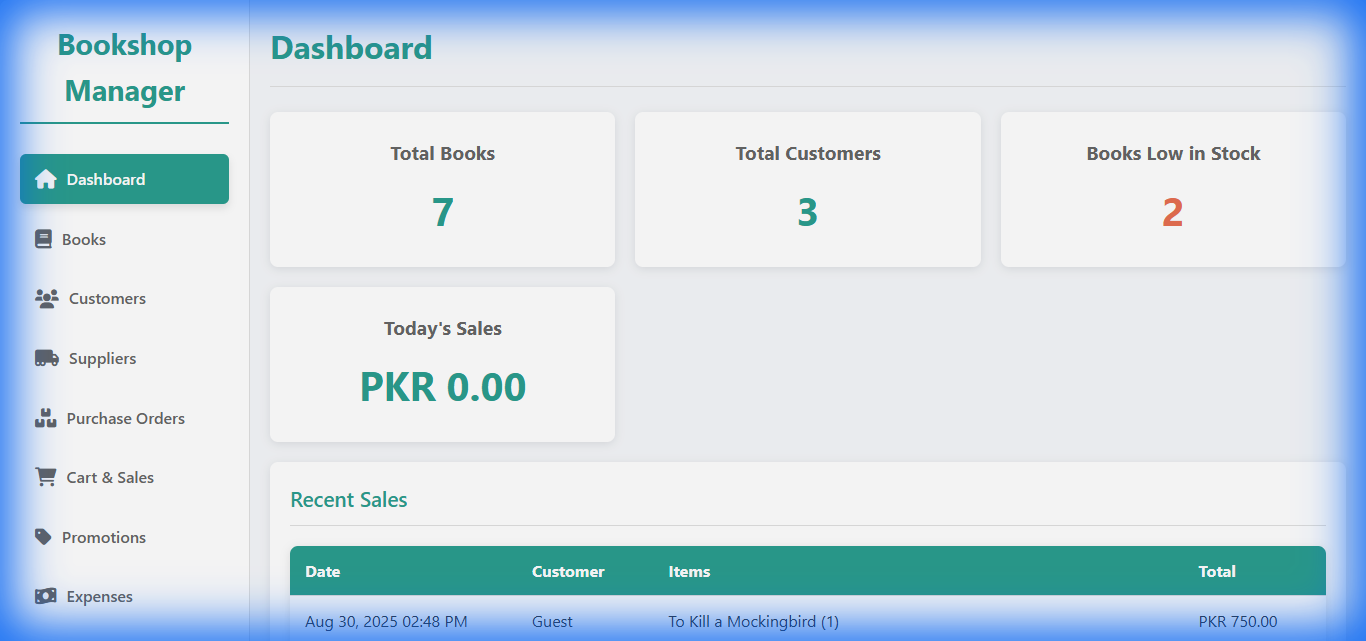
#> input picture dashboard_page_1769705115014.png, 1366 x 641 px
$ python images.py   (older library calls are emulated)
#> lines starting #> are read from the running program, lines starting #| are printed output that depends on the picture
import os
from PIL import Image, ImageDraw, ImageFont

# ---------------------------------------------------------
# CONFIGURATION
# ---------------------------------------------------------
# Define the mapping of Image Filenames -> Display Titles
IMAGE_MAP = {
    "dashboard_page_1769705115014.png": "Dashboard",
    "books_management_page_1769705164955.png": "Books Management",
    "customers_management_page_1769705208562.png": "Customers Management",
    "suppliers_management_page_1769705250612.png": "Suppliers Management",
    "purchase_orders_page_1769705306729.png": "Purchase Orders",
    "cart_and_sales_page_1769705368047.png": "Cart & Sales",
    "promotions_management_page_1769705429910.png": "Promotions",
    "expenses_management_page_1769705471428.png": "Expenses"
}

# Style Configuration
PADDING_TOP = 60          # Height of the new white space at top
RIBBON_HEIGHT = 40        # Height of the colored ribbon
RIBBON_COLOR = (44, 62, 80) # Dark Blue (matching documentation theme)
TEXT_COLOR = (255, 255, 255) # White
FONT_SIZE_RATIO = 0.5     # Text size relative to ribbon height

def annotate_images():
    print("--- Starting Image Annotation ---")

    # Get all files in current directory
    current_files = os.listdir('.')

    processed_count = 0

    for filename, title in IMAGE_MAP.items():
        if filename not in current_files:
            print(f"[SKIP] File not found: {filename}")
            continue

        try:
            # Open original image
            with Image.open(filename) as img:
#> img is the input picture: PIL image 1366x641 RGB; mean R, G, B 205.4, 221.2, 231.5
                original_w, original_h = img.size
#> original_w = 1366; original_h = 641

                # Create new blank image with extra top padding
                new_h = original_h + PADDING_TOP
#> new_h = 701
                new_img = Image.new('RGB', (original_w, new_h), (255, 255, 255))
#> new_img: PIL image 1366x701 RGB; every value is 255

                # Paste original image below the padding
                new_img.paste(img, (0, PADDING_TOP))
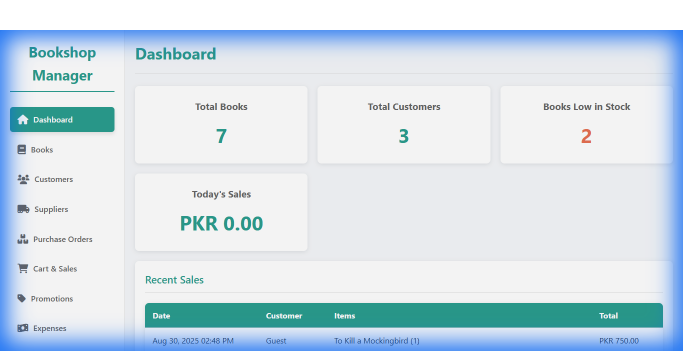
#> new_img: PIL image 1366x701 RGB (shown at 1/2 size); mean R, G, B 209.7, 224.1, 233.5

                # Draw the Ribbon
                draw = ImageDraw.Draw(new_img)
                ribbon_y1 = (PADDING_TOP - RIBBON_HEIGHT) // 2
                ribbon_y2 = ribbon_y1 + RIBBON_HEIGHT

                # Draw ribbon rectangle (full width)
                draw.rectangle(
                    [(0, ribbon_y1), (original_w, ribbon_y2)],
                    fill=RIBBON_COLOR
                )

                # Setup Font (Fallback to default if custom font fails)
                try:
                    # Try creating a font size relative to ribbon height
                    font_size = int(RIBBON_HEIGHT * FONT_SIZE_RATIO)
                    # Attempt to load Arial (Windows standard)
                    font = ImageFont.truetype("arial.ttf", font_size)
                except IOError:
                    # Fallback to default
                    font = ImageFont.load_default()

                # Calculate text position (Centered)
                # Using textbbox (newer Pillow versions) or textsize (older)
                text_text = f"MODULE: {title.upper()}"

                if hasattr(draw, 'textbbox'):
                    bbox = draw.textbbox((0, 0), text_text, font=font)
#> bbox = (0, 4, 228, 19)
                    text_w = bbox[2] - bbox[0]
#> text_w = 228
                    text_h = bbox[3] - bbox[1]
#> text_h = 15
                else:
                    text_w, text_h = draw.textsize(text_text, font=font)

                text_x = (original_w - text_w) // 2
#> text_x = 569
                # Center vertically in ribbon
                text_y = ribbon_y1 + (RIBBON_HEIGHT - text_h) // 2 - (text_h * 0.2) # minor baseline adjust
#> text_y = 19

                draw.text((text_x, text_y), text_text, font=font, fill=TEXT_COLOR)

                # Save annotated version
                output_filename = f"annotated_{filename}"
                new_img.save(output_filename)
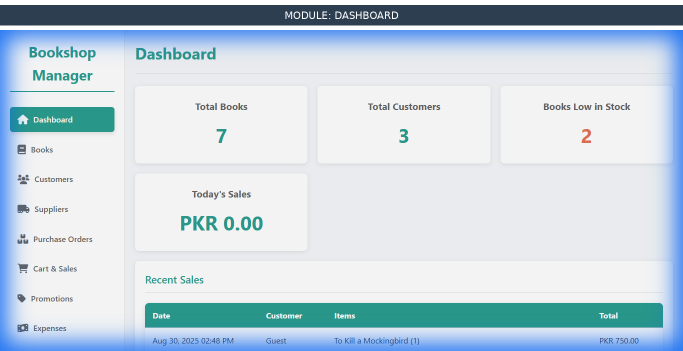
#> saved as annotated_dashboard_page_1769705115014.png: PIL image 1366x701 RGB (shown at 1/2 size); mean R, G, B 197.6, 213, 223.5

                print(f"[OK] Generated: {output_filename}")
                processed_count += 1

        except Exception as e:
            print(f"[ERROR] Could not process {filename}: {e}")
#> pass 2 of the loop in annotate_images, `for filename, title in IMAGE_MAP.items():`:
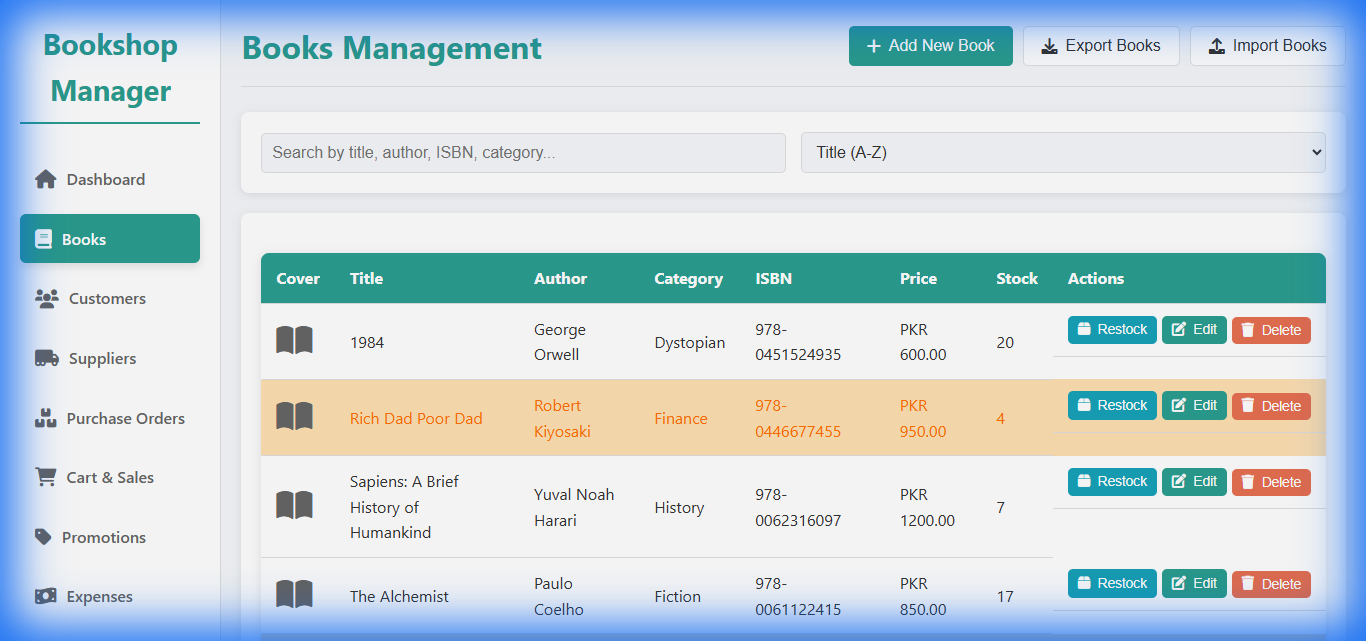
#> input picture books_management_page_1769705164955.png, 1366 x 641 px
#> in annotate_images, img is the input picture: PIL image 1366x641 RGB; mean R, G, B 200.3, 214.9, 221
#> in annotate_images, `new_img.paste(img, (0, PADDING_TOP))`:
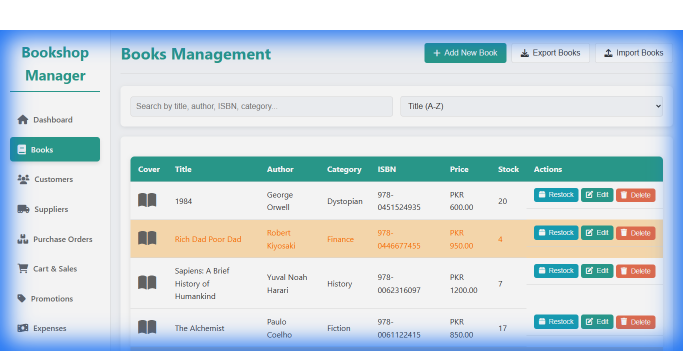
#> new_img: PIL image 1366x701 RGB (shown at 1/2 size); mean R, G, B 204.9, 218.3, 223.9
#> bbox = (0, 4, 322, 19)
#> text_w = 322
#> text_x = 522
#> in annotate_images, `new_img.save(output_filename)`:
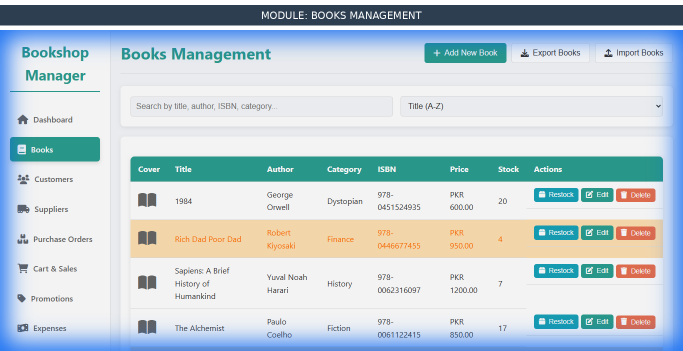
#> saved as annotated_books_management_page_1769705164955.png: PIL image 1366x701 RGB (shown at 1/2 size); mean R, G, B 193, 207.3, 214
#> pass 3 of the loop in annotate_images, `for filename, title in IMAGE_MAP.items():`:
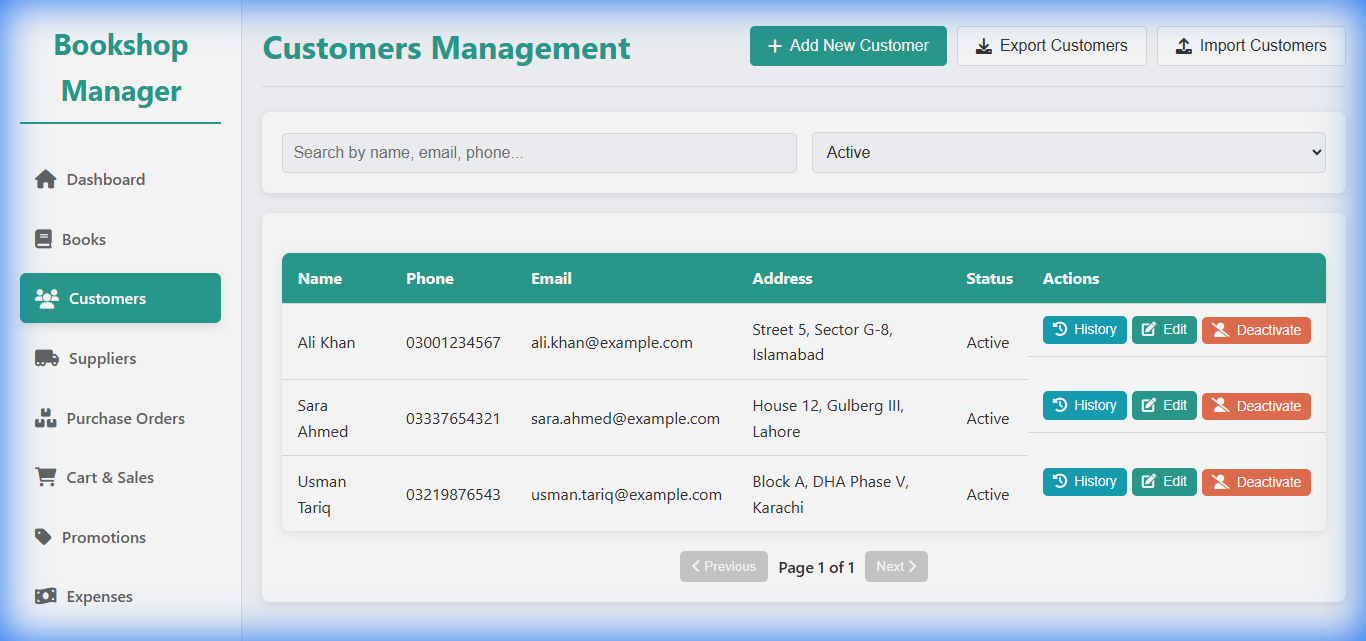
#> input picture customers_management_page_1769705208562.png, 1366 x 641 px
#> in annotate_images, img is the input picture: PIL image 1366x641 RGB; mean R, G, B 209.6, 223, 227.2
#> in annotate_images, `new_img.paste(img, (0, PADDING_TOP))`:
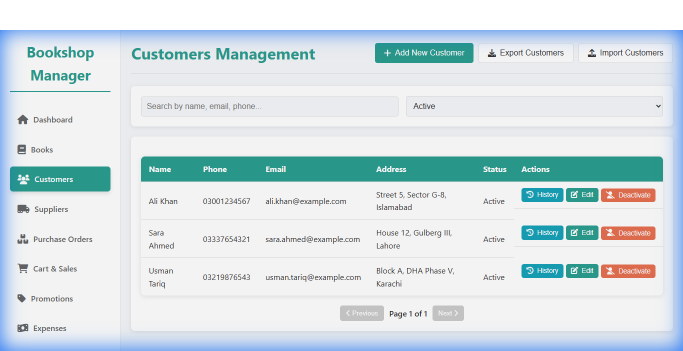
#> new_img: PIL image 1366x701 RGB (shown at 1/2 size); mean R, G, B 213.5, 225.7, 229.6
#> bbox = (0, 4, 377, 19)
#> text_w = 377
#> text_x = 494
#> in annotate_images, `new_img.save(output_filename)`:
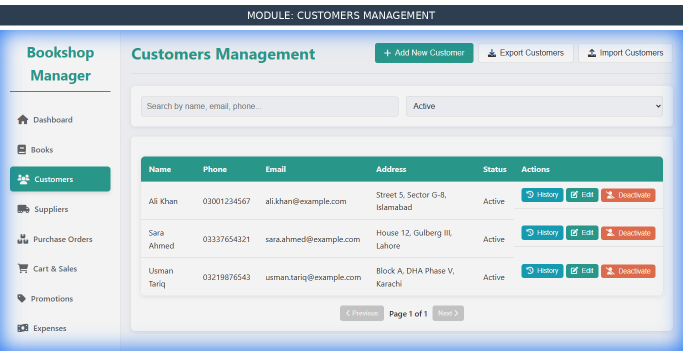
#> saved as annotated_customers_management_page_1769705208562.png: PIL image 1366x701 RGB (shown at 1/2 size); mean R, G, B 201.6, 214.8, 219.7
#> the loop made 8 passes; the first 3 are shown

    print(f"--- Finished. Processed {processed_count} images. ---")

if __name__ == "__main__":
    annotate_images()
